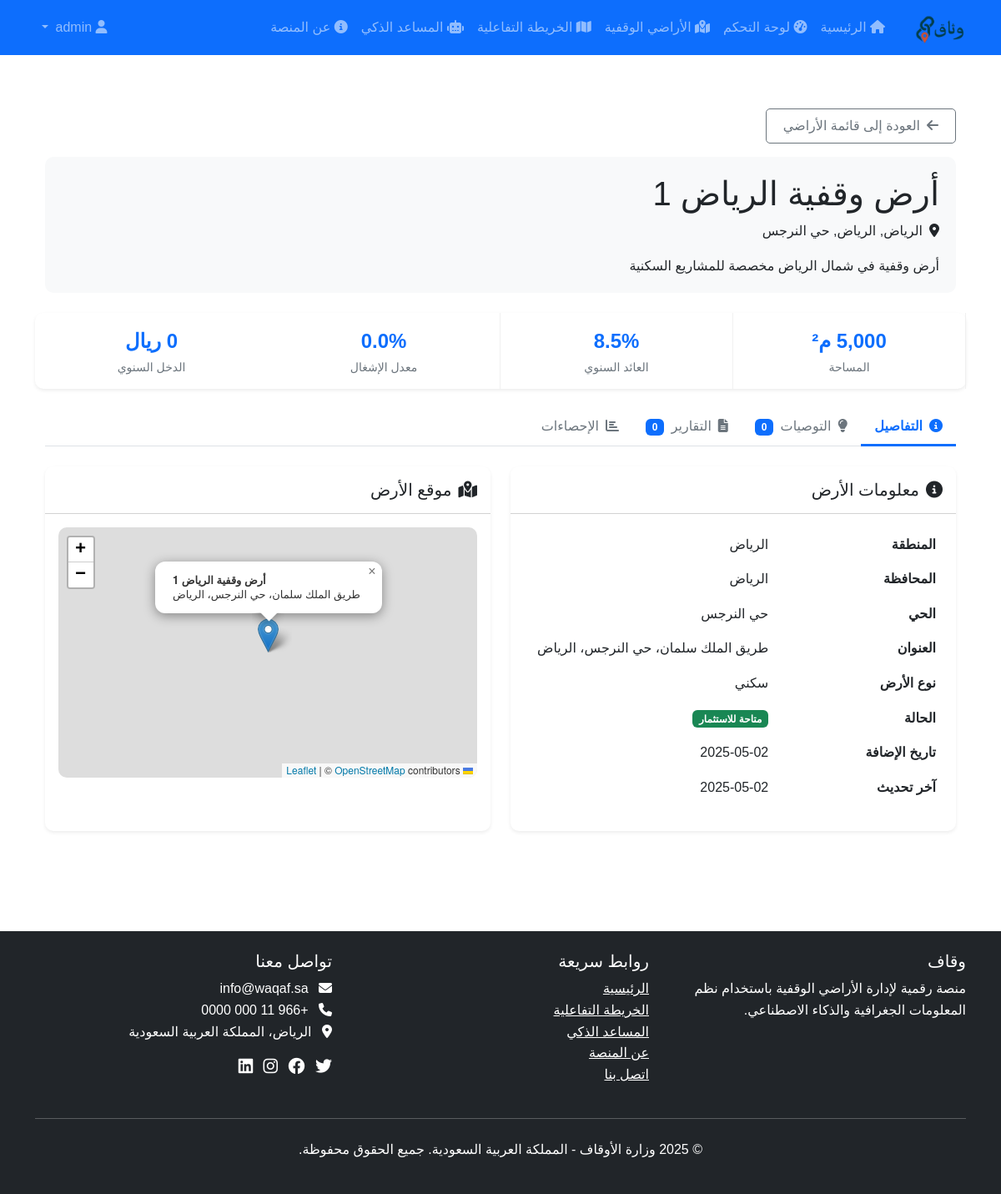
The app's page /lands/1 (signed in) with its own data.
### app/models/land.py (models this page shows, shortened)
class Land(db.Model):
    __tablename__ = 'lands'
    id = db.Column(db.Integer, primary_key=True)
    uuid = db.Column(db.String(36), unique=True, default=lambda: str(uuid.uuid4()))
    name = db.Column(db.String(100), nullable=False)
    description = db.Column(db.Text)
    region = db.Column(db.String(50), index=True)  # Northern, Southern, Eastern, Western, Central
    city = db.Column(db.String(50))
    district = db.Column(db.String(100))
    address = db.Column(db.String(200))
    latitude = db.Column(db.Float, nullable=False)
    longitude = db.Column(db.Float, nullable=False)
    area = db.Column(db.Float)  # in square meters
    land_type = db.Column(db.String(50))  # residential, commercial, agricultural, etc.
    status = db.Column(db.String(50))  # available, under development, invested, etc.
    annual_return = db.Column(db.Float)  # annual return percentage
    occupancy_rate = db.Column(db.Float)  # occupancy rate percentage
    water_usage = db.Column(db.Float)  # water usage in cubic meters
    yearly_income = db.Column(db.Float)  # yearly income in SAR
    geom = db.Column(db.Text)  # GeoJSON representation of the land geometry
    created_at = db.Column(db.DateTime, default=datetime.utcnow)
    updated_at = db.Column(db.DateTime, default=datetime.utcnow, onupdate=datetime.utcnow)
    reports = db.relationship('Report', backref='land', lazy='dynamic')
    recommendations = db.relationship('Recommendation', backref='land', lazy='dynamic')
    statistics = db.relationship('Statistic', backref='land', lazy='dynamic')

### app/lands/views.py (the view)
@lands.route('/<int:land_id>')
@login_required
def view(land_id):
    lands_count = Land.query.count()
    if lands_count == 0:
        ensure_demo_data()
        if not Land.query.get(land_id):
            return redirect(url_for('lands.index'))
    land = Land.query.get_or_404(land_id)
    recommendations = Recommendation.query.filter_by(land_id=land.id).all()
    reports = Report.query.filter_by(land_id=land.id).all()
    statistics = {}
    stats = Statistic.query.filter_by(land_id=land.id).all()
    for stat in stats:
        if stat.category not in statistics:
            statistics[stat.category] = []
        statistics[stat.category].append(stat)
    return render_template('lands/view.html', land=land, recommendations=recommendations, reports=reports, statistics=statistics)

### app/models/user.py (called while the page is built)
@login_manager.user_loader
def load_user(user_id):
    return User.query.get(int(user_id))

    def is_admin(self):
        return self.role == 'admin'

### app/templates/lands/view.html (shortened to what this page needs)
{% extends 'base.html' %}
{% block content %}
<div class="container py-4">
    <div class="mb-3">
        <a href="{{ url_for('lands.index') }}" class="btn btn-outline-secondary">
            <i class="fas fa-arrow-left me-2"></i>العودة إلى قائمة الأراضي
        </a>
    </div>
    <div class="land-header mb-4">
        <div class="row align-items-center">
            <div class="col-md-8">
                <h1 class="mb-2">{{ land.name }}</h1>
                <p class="mb-3">
                    <i class="fas fa-map-marker-alt me-2"></i>{{ land.region }}, {{ land.city }}, {{ land.district }}
                </p>
                <p class="mb-0">{{ land.description }}</p>
            </div>
        </div>
    </div>
    <div class="row land-stats mb-4">
        <div class="col-md-3 land-stat">
            <div class="land-stat-value">{{ '{:,.0f}'.format(land.area) }} م²</div>
            <div class="land-stat-label">المساحة</div>
        </div>
        <div class="col-md-3 land-stat">
            <div class="land-stat-value">{{ land.annual_return }}%</div>
            <div class="land-stat-label">العائد السنوي</div>
        </div>
        <div class="col-md-3 land-stat">
            <div class="land-stat-value">{{ land.occupancy_rate }}%</div>
            <div class="land-stat-label">معدل الإشغال</div>
        </div>
        <div class="col-md-3 land-stat">
            <div class="land-stat-value">{{ '{:,.0f}'.format(land.yearly_income) }} ريال</div>
            <div class="land-stat-label">الدخل السنوي</div>
        </div>
    </div>
    <ul class="nav nav-tabs mb-4" id="landTabs" role="tablist">
        <li class="nav-item" role="presentation">
            <button class="nav-link active" id="details-tab" data-bs-toggle="tab" data-bs-target="#details" type="button" role="tab" aria-controls="details" aria-selected="true">
                <i class="fas fa-info-circle me-2"></i>التفاصيل
            </button>
        </li>
        <li class="nav-item" role="presentation">
            <button class="nav-link" id="recommendations-tab" data-bs-toggle="tab" data-bs-target="#recommendations" type="button" role="tab" aria-controls="recommendations" aria-selected="false">
                <i class="fas fa-lightbulb me-2"></i>التوصيات
                <span class="badge bg-primary ms-1">{{ recommendations|length }}</span>
            </button>
        </li>
        <li class="nav-item" role="presentation">
            <button class="nav-link" id="reports-tab" data-bs-toggle="tab" data-bs-target="#reports" type="button" role="tab" aria-controls="reports" aria-selected="false">
                <i class="fas fa-file-alt me-2"></i>التقارير
                <span class="badge bg-primary ms-1">{{ reports|length }}</span>
            </button>
        </li>
        <li class="nav-item" role="presentation">
            <button class="nav-link" id="statistics-tab" data-bs-toggle="tab" data-bs-target="#statistics" type="button" role="tab" aria-controls="statistics" aria-selected="false">
                <i class="fas fa-chart-bar me-2"></i>الإحصاءات
            </button>
        </li>
    </ul>
    <div class="tab-content" id="landTabsContent">
        <div class="tab-pane fade show active" id="details" role="tabpanel" aria-labelledby="details-tab">
            <div class="row">
                <div class="col-md-6 mb-4">
                    <div class="card border-0 shadow-sm h-100">
                        <div class="card-header bg-white py-3">
                            <h5 class="card-title mb-0">
                                <i class="fas fa-info-circle me-2"></i>معلومات الأرض
                            </h5>
                        </div>
                        <div class="card-body">
                            <table class="table table-borderless">
                                <tbody>
                                    <tr>
                                        <th width="40%">المنطقة</th>
                                        <td>{{ land.region }}</td>
                                    </tr>
                                    <tr>
                                        <th>المحافظة</th>
                                        <td>{{ land.city }}</td>
                                    </tr>
                                    <tr>
                                        <th>الحي</th>
                                        <td>{{ land.district }}</td>
                                    </tr>
                                    <tr>
                                        <th>العنوان</th>
                                        <td>{{ land.address }}</td>
                                    </tr>
                                    <tr>
                                        <th>نوع الأرض</th>
                                        <td>{{ land.land_type }}</td>
                                    </tr>
                                    <tr>
                                        <th>الحالة</th>
                                        <td>
                                            {% if land.status == 'available' %}
                                                <span class="badge bg-success">متاحة للاستثمار</span>
                                            {% elif land.status == 'invested' %}
                                                <span class="badge bg-primary">قيد الاستثمار</span>
                                            {% elif land.status == 'under_development' %}
                                                <span class="badge bg-warning text-dark">قيد التطوير</span>
                                            {% else %}
                                                <span class="badge bg-secondary">{{ land.status }}</span>
                                            {% endif %}
                                        </td>
                                    </tr>
                                    <tr>
                                        <th>تاريخ الإضافة</th>
                                        <td>{{ land.created_at.strftime('%Y-%m-%d') }}</td>
                                    </tr>
                                    <tr>
                                        <th>آخر تحديث</th>
                                        <td>{{ land.updated_at.strftime('%Y-%m-%d') }}</td>
                                    </tr>
                                </tbody>
                            </table>
                        </div>
                    </div>
                </div>
                <div class="col-md-6 mb-4">
                    <div class="card border-0 shadow-sm h-100">
                        <div class="card-header bg-white py-3">
                            <h5 class="card-title mb-0">
                                <i class="fas fa-map-marked-alt me-2"></i>موقع الأرض
                            </h5>
                        </div>
                        <div class="card-body">
                            <div id="land-map" class="land-map"></div>
                        </div>
                    </div>
                </div>
            </div>
        </div>
    </div>
</div>
{% endblock %}

### app/templates/base.html (shortened to what this page needs)
<!DOCTYPE html>
<html lang="ar" dir="rtl">
<head>
    <link rel="stylesheet" href="https://cdn.jsdelivr.net/npm/bootstrap@5.3.0/dist/css/bootstrap.rtl.min.css">
    <link rel="stylesheet" href="https://cdnjs.cloudflare.com/ajax/libs/font-awesome/6.4.0/css/all.min.css">
    <link rel="stylesheet" href="https://unpkg.com/leaflet@1.9.4/dist/leaflet.css">
    <link rel="stylesheet" href="{{ url_for('static', filename='css/style.css') }}">
</head>
<body>
    <nav class="navbar navbar-expand-lg navbar-dark bg-primary">
        <div class="container">
            <a class="navbar-brand d-flex align-items-center" href="{{ url_for('main.index') }}">
                <img src="{{ url_for('static', filename='images/logo.png') }}" alt="وقاف" height="40" class="me-2">
            </a>
            <div class="collapse navbar-collapse" id="navbarNav">
                <ul class="navbar-nav me-auto mb-2 mb-lg-0">
                    <li class="nav-item">
                        <a class="nav-link" href="{{ url_for('main.index') }}">
                            <i class="fas fa-home"></i> الرئيسية
                        </a>
                    </li>
                    {% if current_user.is_authenticated %}
                    <li class="nav-item">
                        <a class="nav-link" href="{{ url_for('dashboard.index') }}">
                            <i class="fas fa-tachometer-alt"></i> لوحة التحكم
                        </a>
                    </li>
                    <li class="nav-item">
                        <a class="nav-link" href="{{ url_for('lands.index') }}">
                            <i class="fas fa-map-marked-alt"></i> الأراضي الوقفية
                        </a>
                    </li>
                    <li class="nav-item">
                        <a class="nav-link" href="{{ url_for('lands.map_view') }}">
                            <i class="fas fa-map"></i> الخريطة التفاعلية
                        </a>
                    </li>
                    {% endif %}
                    <li class="nav-item">
                        <a class="nav-link" href="{{ url_for('chatbot.index') }}">
                            <i class="fas fa-robot"></i> المساعد الذكي
                        </a>
                    </li>
                    <li class="nav-item">
                        <a class="nav-link" href="{{ url_for('main.about') }}">
                            <i class="fas fa-info-circle"></i> عن المنصة
                        </a>
                    </li>
                </ul>
                <ul class="navbar-nav">
                    {% if current_user.is_authenticated %}
                    <li class="nav-item dropdown">
                        <a class="nav-link dropdown-toggle" href="#" id="userDropdown" role="button" data-bs-toggle="dropdown">
                            <i class="fas fa-user"></i> {{ current_user.username }}
                        </a>
                    </li>
                    {% endif %}
                </ul>
            </div>
        </div>
    </nav>
    <main class="container py-4">
        {% block content %}{% endblock %}
    </main>
    <footer class="bg-dark text-white py-4 mt-5">
        <div class="container">
            <div class="row">
                <div class="col-md-4">
                    <h5>وقاف</h5>
                    <p>منصة رقمية لإدارة الأراضي الوقفية باستخدام نظم المعلومات الجغرافية والذكاء الاصطناعي.</p>
                </div>
                <div class="col-md-4">
                    <h5>روابط سريعة</h5>
                    <ul class="list-unstyled">
                        <li><a href="{{ url_for('main.index') }}" class="text-white">الرئيسية</a></li>
                        <li><a href="{{ url_for('lands.map_view') }}" class="text-white">الخريطة التفاعلية</a></li>
                        <li><a href="{{ url_for('chatbot.index') }}" class="text-white">المساعد الذكي</a></li>
                        <li><a href="{{ url_for('main.about') }}" class="text-white">عن المنصة</a></li>
                        <li><a href="{{ url_for('main.contact') }}" class="text-white">اتصل بنا</a></li>
                    </ul>
                </div>
                <div class="col-md-4">
                    <h5>تواصل معنا</h5>
                    <ul class="list-unstyled">
                        <li><i class="fas fa-envelope me-2"></i> info@waqaf.sa</li>
                        <li><i class="fas fa-phone me-2"></i> +966 11 000 0000</li>
                        <li><i class="fas fa-map-marker-alt me-2"></i> الرياض، المملكة العربية السعودية</li>
                    </ul>
                    <div class="mt-3">
                        <a href="#" class="text-white me-2"><i class="fab fa-twitter fa-lg"></i></a>
                        <a href="#" class="text-white me-2"><i class="fab fa-facebook fa-lg"></i></a>
                        <a href="#" class="text-white me-2"><i class="fab fa-instagram fa-lg"></i></a>
                        <a href="#" class="text-white"><i class="fab fa-linkedin fa-lg"></i></a>
                    </div>
                </div>
            </div>
            <hr class="my-4">
            <div class="text-center">
                <p>&copy; {{ now.year }} وزارة الأوقاف - المملكة العربية السعودية. جميع الحقوق محفوظة.</p>
            </div>
        </div>
    </footer>
</body>
</html>

### app/static/css/style.css (style rules this page uses)
body { font-family: 'Tajawal', Arial, sans-serif; line-height: 1.6; }
:root { --primary-color: #0d6efd; --secondary-color: #6c757d; --success-color: #198754; --info-color: #0dcaf0; --warning-color: #ffc107; --danger-color: #dc3545; --light-color: #f8f9fa; --dark-color: #212529; }
.navbar-brand img { margin-left: 10px; }
footer { margin-top: 50px; }
.card { border-radius: 10px; overflow: hidden; transition: all 0.3s ease; }
.btn { border-radius: 5px; padding: 8px 20px; transition: all 0.3s ease; }

### app/templates/lands/view.html (style rules this page uses)
.land-header { background-color: #f8f9fa; border-radius: 10px; padding: 20px; }
.land-stats { background-color: #fff; border-radius: 10px; box-shadow: 0 0.125rem 0.25rem rgba(0, 0, 0, 0.075); }
.land-stat { padding: 15px; text-align: center; border-right: 1px solid #f0f0f0; }
.land-stat:last-child { border-right: none; }
.land-stat-value { font-size: 1.5rem; font-weight: bold; color: #0d6efd; }
.land-stat-label { font-size: 0.875rem; color: #6c757d; }
.land-map { height: 300px; border-radius: 10px; }
.nav-tabs .nav-link { border: none; border-bottom: 3px solid transparent; color: #6c757d; }
.nav-tabs .nav-link.active { border-bottom: 3px solid #0d6efd; color: #0d6efd; background-color: transparent; font-weight: bold; }

### records on screen
Land: name "أرض وقفية الرياض 1", region "الرياض", city "الرياض", district "حي النرجس", description "أرض وقفية في شمال الرياض مخصصة للمشاريع السكنية", annual_return "8.5", occupancy_rate "0.0", address "طريق الملك سلمان، حي النرجس، الرياض", land_type "سكني", created_at "2025-05-02", updated_at "2025-05-02"

### other values on screen
{{ recommendations|length }} "0"
{{ reports|length }} "0"
